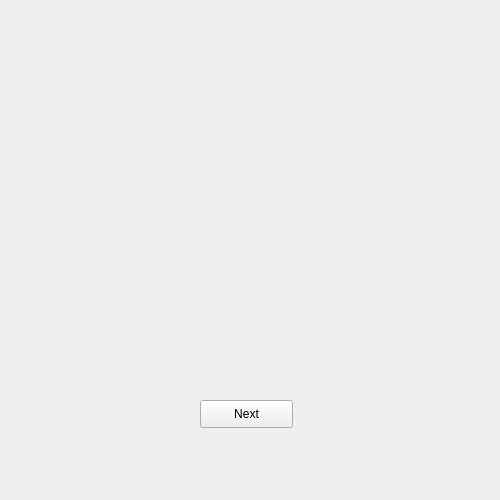
<?xml version="1.0" encoding="UTF-8"?>
<ui version="4.0">
 <class>Form</class>
 <widget class="QWidget" name="Form">
  <property name="geometry">
   <rect>
    <x>0</x>
    <y>0</y>
    <width>500</width>
    <height>500</height>
   </rect>
  </property>
  <property name="windowTitle">
   <string>Form</string>
  </property>
  <widget class="QPushButton" name="button">
   <property name="geometry">
    <rect>
     <x>200</x>
     <y>400</y>
     <width>93</width>
     <height>28</height>
    </rect>
   </property>
   <property name="text">
    <string>Next</string>
   </property>
  </widget>
  <widget class="QLabel" name="label">
   <property name="geometry">
    <rect>
     <x>0</x>
     <y>0</y>
     <width>500</width>
     <height>500</height>
    </rect>
   </property>
   <property name="text">
    <string/>
   </property>
   <property name="pixmap">
    <pixmap>C:/Users/gtope/OneDrive - Cal State Fullerton/Year 3/Semester 5 - Fall 2024/CPSC 490/NXTDesk/Visual Assets/UI Pages/Welcome Screen.png</pixmap>
   </property>
  </widget>
  <zorder>label</zorder>
  <zorder>button</zorder>
 </widget>
 <resources>
  <include location="test.qrc"/>
 </resources>
 <connections/>
</ui>
